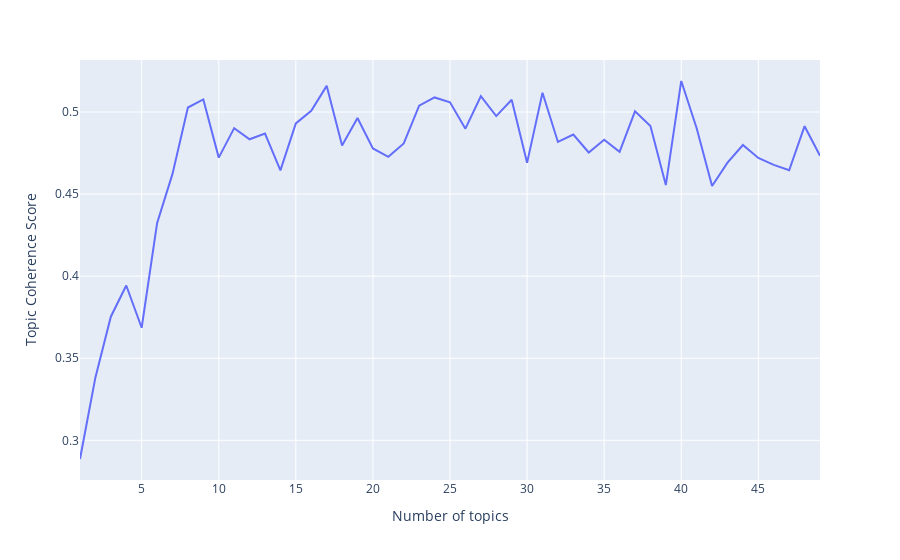

The code cell stored with this chart in its notebook:
### Code cell
px.line(
    x=np.arange(1, 50, 1),
    y=scores,
    labels={"x": "Number of topics", "y": "Topic Coherence Score"},
)

### Figure 1 — Plotly figure (JSON) as saved in the notebook; plotly's stock layout.template omitted (floating-point values rounded to 4 significant figures)
{"data": [{"hovertemplate": "Number of topics=%{x}<br>Topic Coherence Score=%{y}<extra></extra>", "legendgroup": "", "line": {"color": "#636efa", "dash": "solid"}, "mode": "lines", "name": "", "orientation": "v", "showlegend": false, "type": "scatter", "x": [1, 2, 3, 4, 5, 6, 7, 8, 9, 10, 11, 12, 13, 14, 15, 16, 17, 18, 19, 20, 21, 22, 23, 24, 25, 26, 27, 28, 29, 30, 31, 32, 33, 34, 35, 36, 37, 38, 39, 40, 41, 42, 43, 44, 45, 46, 47, 48, 49], "xaxis": "x", "y": [0.2886, 0.3383, 0.3753, 0.3943, 0.3686, 0.4322, 0.4623, 0.5027, 0.5077, 0.4722, 0.4901, 0.4834, 0.4869, 0.4644, 0.493, 0.5008, 0.5159, 0.4796, 0.4963, 0.4778, 0.4727, 0.4808, 0.5039, 0.5089, 0.5059, 0.4898, 0.5096, 0.4975, 0.5074, 0.469, 0.5117, 0.4817, 0.4862, 0.4753, 0.4831, 0.4757, 0.5004, 0.4915, 0.4554, 0.5189, 0.4901, 0.4549, 0.4691, 0.4799, 0.472, 0.4678, 0.4645, 0.4913, 0.4733], "yaxis": "y"}], "layout": {"legend": {"tracegroupgap": 0}, "margin": {"t": 60}, "xaxis": {"anchor": "y", "domain": [0, 1], "title": {"text": "Number of topics"}}, "yaxis": {"anchor": "x", "domain": [0, 1], "title": {"text": "Topic Coherence Score"}}}}
